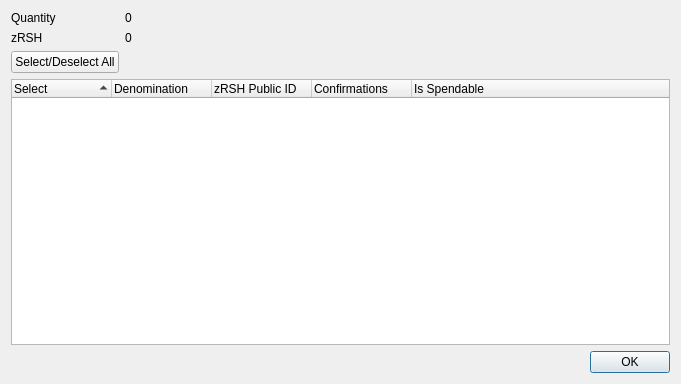
<?xml version="1.0" encoding="UTF-8"?>
<ui version="4.0">
 <class>ZRSHCoinControlDialog</class>
 <widget class="QDialog" name="ZRSHCoinControlDialog">
  <property name="geometry">
   <rect>
    <x>0</x>
    <y>0</y>
    <width>681</width>
    <height>384</height>
   </rect>
  </property>
  <property name="minimumSize">
   <size>
    <width>681</width>
    <height>384</height>
   </size>
  </property>
  <property name="windowTitle">
   <string>Select zRSH to Spend</string>
  </property>
  <layout class="QGridLayout" name="gridLayout">
   <item row="0" column="0">
    <layout class="QFormLayout" name="formLayout">
     <property name="sizeConstraint">
      <enum>QLayout::SetDefaultConstraint</enum>
     </property>
     <item row="0" column="0">
      <widget class="QLabel" name="labelQuantity">
       <property name="text">
        <string>Quantity</string>
       </property>
      </widget>
     </item>
     <item row="0" column="1">
      <widget class="QLabel" name="labelQuantity_int">
       <property name="text">
        <string>0</string>
       </property>
      </widget>
     </item>
     <item row="1" column="0">
      <widget class="QLabel" name="labelZRSHCoin">
       <property name="text">
        <string>zRSH</string>
       </property>
      </widget>
     </item>
     <item row="1" column="1">
      <widget class="QLabel" name="labelZRSHCoin_int">
       <property name="text">
        <string>0</string>
       </property>
      </widget>
     </item>
     <item row="2" column="0">
      <widget class="QPushButton" name="pushButtonAll">
       <property name="text">
        <string>Select/Deselect All</string>
       </property>
      </widget>
     </item>
    </layout>
   </item>
   <item row="1" column="0">
    <layout class="QVBoxLayout" name="verticalLayout">
     <item>
      <widget class="QTreeWidget" name="treeWidget">
       <property name="minimumSize">
        <size>
         <width>0</width>
         <height>250</height>
        </size>
       </property>
       <property name="alternatingRowColors">
        <bool>true</bool>
       </property>
       <property name="sortingEnabled">
        <bool>true</bool>
       </property>
       <property name="columnCount">
        <number>5</number>
       </property>
       <attribute name="headerDefaultSectionSize">
        <number>100</number>
       </attribute>
       <column>
        <property name="text">
         <string notr="true">Select</string>
        </property>
       </column>
       <column>
        <property name="text">
         <string notr="true">Denomination</string>
        </property>
       </column>
       <column>
        <property name="text">
         <string notr="true">zRSH Public ID</string>
        </property>
       </column>
       <column>
        <property name="text">
         <string notr="true">Confirmations</string>
        </property>
       </column>
       <column>
        <property name="text">
         <string>Is Spendable</string>
        </property>
       </column>
      </widget>
     </item>
     <item>
      <widget class="QDialogButtonBox" name="buttonBox">
       <property name="orientation">
        <enum>Qt::Horizontal</enum>
       </property>
       <property name="standardButtons">
        <set>QDialogButtonBox::Ok</set>
       </property>
      </widget>
     </item>
    </layout>
   </item>
  </layout>
 </widget>
 <resources/>
 <connections>
  <connection>
   <sender>buttonBox</sender>
   <signal>accepted()</signal>
   <receiver>ZRSHCoinControlDialog</receiver>
   <slot>accept()</slot>
   <hints>
    <hint type="sourcelabel">
     <x>248</x>
     <y>254</y>
    </hint>
    <hint type="destinationlabel">
     <x>157</x>
     <y>274</y>
    </hint>
   </hints>
  </connection>
  <connection>
   <sender>buttonBox</sender>
   <signal>rejected()</signal>
   <receiver>ZRSHCoinControlDialog</receiver>
   <slot>reject()</slot>
   <hints>
    <hint type="sourcelabel">
     <x>316</x>
     <y>260</y>
    </hint>
    <hint type="destinationlabel">
     <x>286</x>
     <y>274</y>
    </hint>
   </hints>
  </connection>
 </connections>
</ui>
